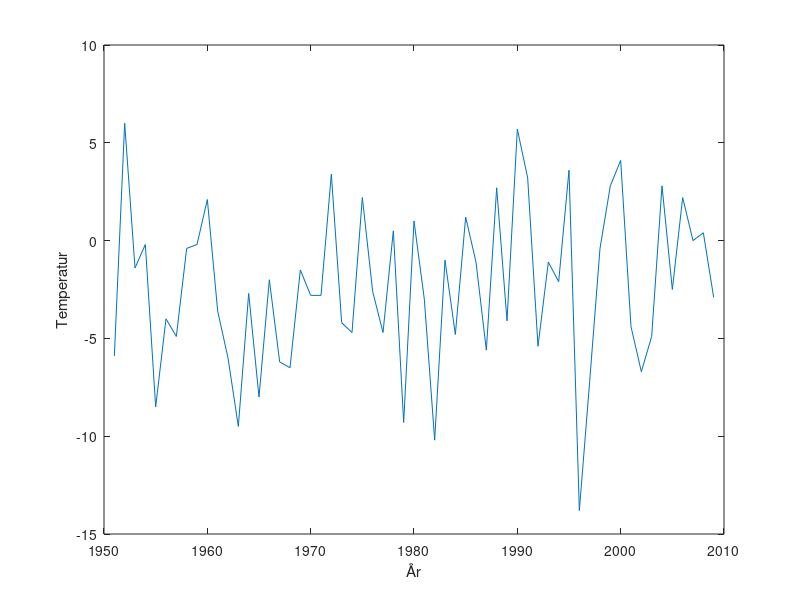

This figure's MATLAB source:
load julaftentemperaturer.mat

% "Jeg bekrefter herved at jeg kjenner UiBs retningslinjer for etikk i utdanningen og at jeg selv har skrevet denne besvarelsen.")
% ("Malin Wist Jakobsen")

% Oppgave 1
plot(temperaturer)
xticklabels({"1950","1960", "1970", "1980", "1990", "2000", "2010"})
xlabel("År")
ylabel("Temperatur")

% Oppgave 2
sort(temperaturer);

[tempMinyear,minYear] = min(temperaturer)
[tempMaxyear,maxYear] = max(temperaturer)

% Oppgave 3
fprintf("Temperatur i år 1960: %f \n", temperaturer(11))

% Oppgave 4
mean(temperaturer(41:50))


% Oppgave 5
% For eksempel data fra forskjellige github repos for å undersøke antall uploads, 
% filtyper og endring i filer. Man kunne se på sammenhengen mellom uploads og downloads
% eller antall personer og antall uploads. For å kunne finne ut om det var en sammenheng mellom
% effektivitet og antall personer på et prosjekt. 

